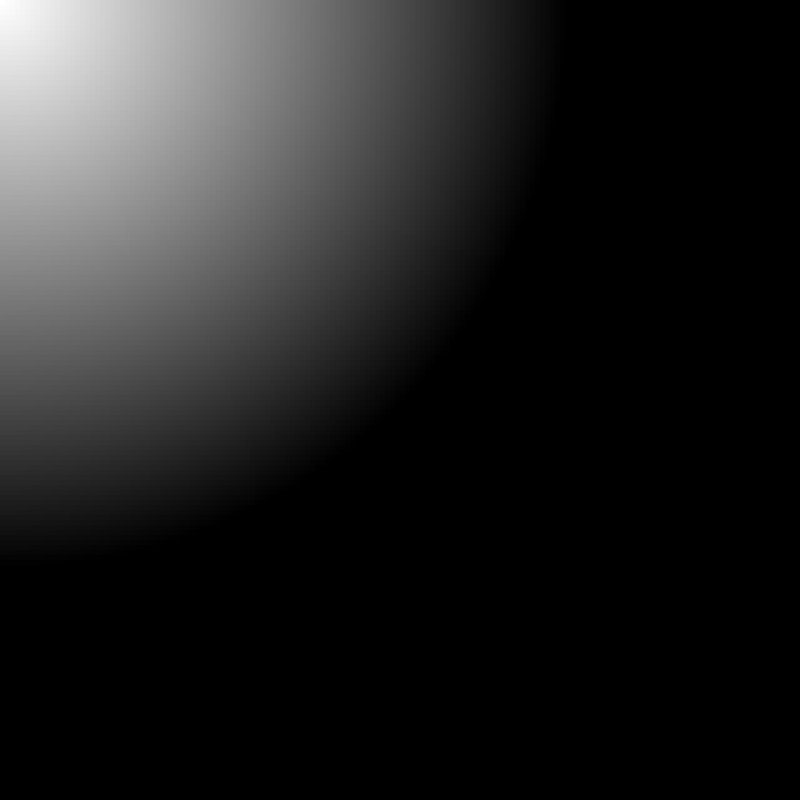
Frame 1 (no input)
Frame 60 (the mouse pressed at the canvas centre just before this capture): identical to frame 1, image omitted
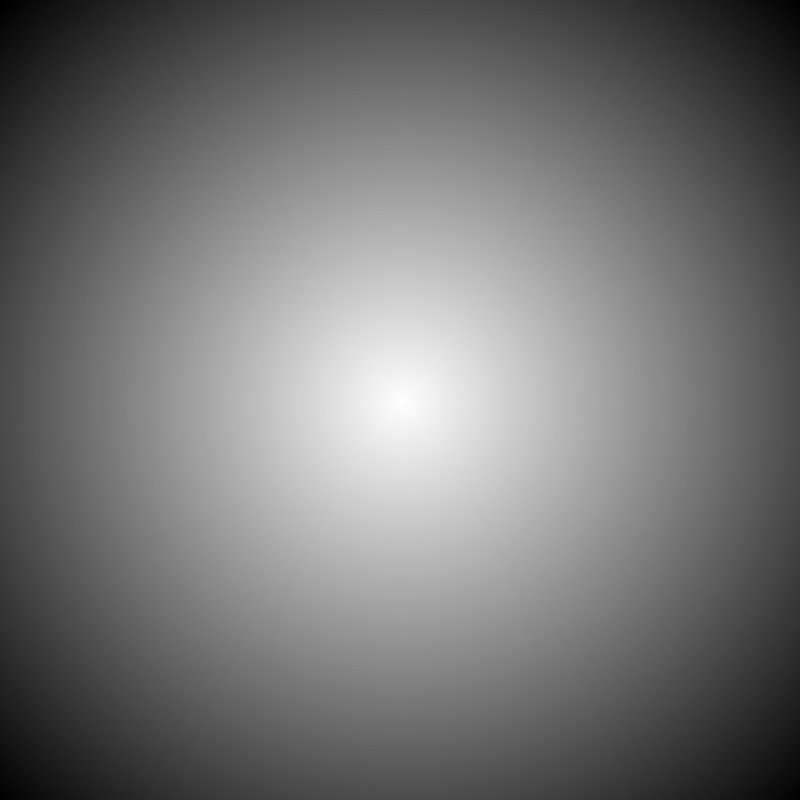
Frame 120 (the mouse held since frame 60 and released just before this capture)

The Processing sketch that drew these frames (run headless with seeded random() and noise(); from frame 60 on, the mouse is pressed at the canvas centre):

// Processing sketch: Mouse_light
// ── Mouse_light.pde
void setup()
{
  size(800, 800);
  frameRate(60);
  noStroke();
}

float lenghtMax = dist(0, 0, 800, 800);


void draw()
{
  background(0);
  int i, j;
  for (i = 0; i < width; i += 5)
    for (j = 0; j < height; j += 5)
    {
      fill(255 - dist(mouseX, mouseY, i, j) * 255 / (lenghtMax / 2));
      rect(i, j, 5, 5);
    }
}
